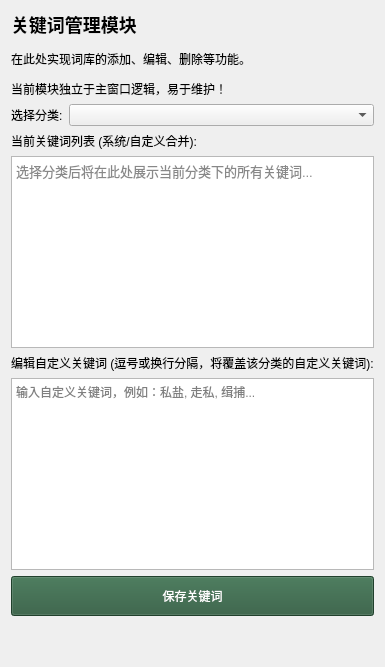
<?xml version="1.0" encoding="UTF-8"?>
<ui version="4.0">
 <class>KeywordTabWidget</class>
 <widget class="QWidget" name="KeywordTabWidget">
  <layout class="QVBoxLayout" name="verticalLayout_keyword">
   <item>
    <widget class="QLabel" name="keywordLabel">
     <property name="text">
      <string>&lt;h2&gt;关键词管理模块&lt;/h2&gt;&lt;p&gt;在此处实现词库的添加、编辑、删除等功能。&lt;/p&gt;&lt;p&gt;当前模块独立于主窗口逻辑，易于维护！&lt;/p&gt;</string>
     </property>
     <property name="textFormat">
      <enum>Qt::TextFormat::RichText</enum>
     </property>
    </widget>
   </item>
   <item>
    <layout class="QHBoxLayout" name="horizontalLayout_category_select">
     <item>
      <widget class="QLabel" name="label_category">
       <property name="text">
        <string>选择分类:</string>
       </property>
      </widget>
     </item>
     <item>
      <widget class="QComboBox" name="keywordCategorySelect">
       <property name="sizePolicy">
        <sizepolicy hsizetype="Expanding" vsizetype="Fixed">
         <horstretch>0</horstretch>
         <verstretch>0</verstretch>
        </sizepolicy>
       </property>
      </widget>
     </item>
    </layout>
   </item>
   <item>
    <widget class="QLabel" name="label_current_keywords">
     <property name="text">
      <string>当前关键词列表 (系统/自定义合并):</string>
     </property>
    </widget>
   </item>
   <item>
    <widget class="QTextEdit" name="currentKeywordsText">
     <property name="maximumHeight">
      <number>100</number>
     </property>
     <property name="readOnly">
      <bool>true</bool>
     </property>
     <property name="html">
      <string>&lt;!DOCTYPE HTML PUBLIC &quot;-//W3C//DTD HTML 4.0//EN&quot; &quot;http://www.w3.org/TR/REC-html40/strict.dtd&quot;&gt;
&lt;html&gt;&lt;head&gt;&lt;meta name=&quot;qrichtext&quot; content=&quot;1&quot; /&gt;&lt;style type=&quot;text/css&quot;&gt;
p, li { white-space: pre-wrap; }
&lt;/style&gt;&lt;/head&gt;&lt;body style=&quot; font-family:'SimSun'; font-size:9pt; font-weight:400; font-style:normal;&quot;&gt;
&lt;p style=&quot; margin-top:0px; margin-bottom:0px; margin-left:0px; margin-right:0px; -qt-block-indent:0; text-indent:0px;&quot;&gt;&lt;span style=&quot; font-size:10pt; color:#888888;&quot;&gt;选择分类后将在此处展示当前分类下的所有关键词...&lt;/span&gt;&lt;/p&gt;&lt;/body&gt;&lt;/html&gt;</string>
     </property>
    </widget>
   </item>
   <item>
    <widget class="QLabel" name="label_edit_keywords">
     <property name="text">
      <string>编辑自定义关键词 (逗号或换行分隔，将覆盖该分类的自定义关键词):</string>
     </property>
    </widget>
   </item>
   <item>
    <widget class="QTextEdit" name="keywordInput">
     <property name="sizePolicy">
      <sizepolicy hsizetype="Expanding" vsizetype="Expanding">
       <horstretch>0</horstretch>
       <verstretch>1</verstretch>
      </sizepolicy>
     </property>
     <property name="placeholderText">
      <string>输入自定义关键词，例如：私盐, 走私, 缉捕...</string>
     </property>
    </widget>
   </item>
   <item>
    <widget class="QPushButton" name="saveKeywordsButton">
     <property name="styleSheet">
      <string notr="true">background-color: #2d5a3e; color: white; padding: 10px;</string>
     </property>
     <property name="text">
      <string>保存关键词</string>
     </property>
    </widget>
   </item>
   <item>
    <spacer name="verticalSpacer_keyword_bottom">
     <property name="orientation">
      <enum>Qt::Orientation::Vertical</enum>
     </property>
     <property name="sizeHint" stdset="0">
      <size>
       <width>20</width>
       <height>40</height>
      </size>
     </property>
    </spacer>
   </item>
  </layout>
 </widget>
 <resources/>
 <connections/>
</ui>
